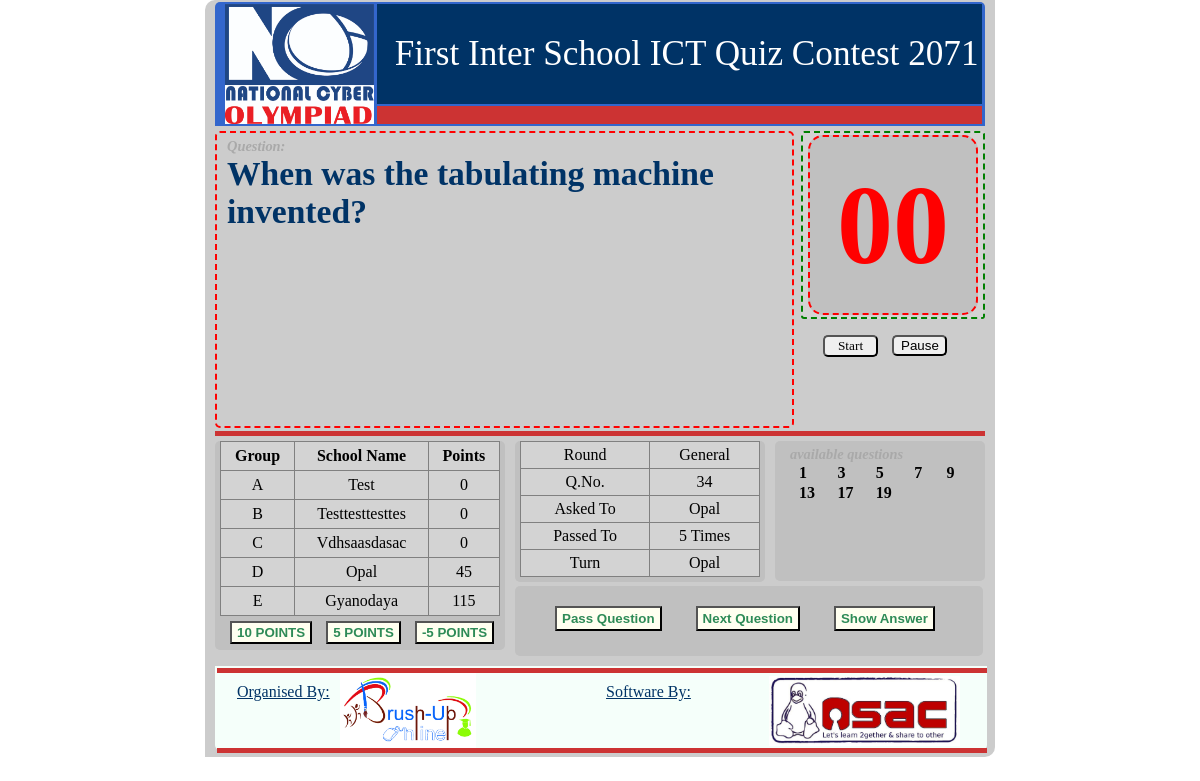
The app's page /index.php?qno=34 with its own data.
### tables this page shows
CREATE TABLE IF NOT EXISTS `qualifyinggame1` (
  `id` int(4) NOT NULL AUTO_INCREMENT,
  `qno` int(4) NOT NULL,
  `question` varchar(200) NOT NULL,
  `answer` varchar(50) NOT NULL,
  `flag` tinyint(1) NOT NULL DEFAULT '0',
  PRIMARY KEY (`id`)
);

CREATE TABLE IF NOT EXISTS `groupdata` (
  `id` int(4) NOT NULL AUTO_INCREMENT,
  `groupName` char(2) NOT NULL,
  `school` varchar(50) NOT NULL,
  `points` int(2) NOT NULL DEFAULT '0',
  PRIMARY KEY (`id`)
);

CREATE TABLE IF NOT EXISTS `tempdb` (
  `sn` smallint(2) NOT NULL AUTO_INCREMENT,
  `qfrom` int(4) NOT NULL,
  `qto` int(4) NOT NULL,
  `roundName` varchar(50) NOT NULL,
  PRIMARY KEY (`sn`)
);

CREATE TABLE IF NOT EXISTS `rounddb` (
  `id` int(4) NOT NULL AUTO_INCREMENT,
  `startgroup` char(2) NOT NULL DEFAULT 'A',
  `currentgroup` char(2) NOT NULL DEFAULT 'A',
  `qasked` int(4) NOT NULL DEFAULT '1',
  `flag` tinyint(4) NOT NULL DEFAULT '1',
  `passed` int(2) NOT NULL DEFAULT '0',
  `db` varchar(50) NOT NULL DEFAULT 'question',
  PRIMARY KEY (`id`)
);

### function.php (the view, shortened to what this page needs)
		<?php
function fetchDatabaseToIndex()
{
	global $con;
	$query="select db from rounddb";
	$res=mysql_query($query,$con);
	if($res)
	{
		while($row=mysql_fetch_array($res))
		{
		$database=$row['db'];
		}
	}
	return $database;
}
function qnos_fetch($database)
{
    global $con;
$query="SELECT qfrom,qto FROM tempdb";
$res=mysql_query($query,$con);
if($res)
{
    while($row=mysql_fetch_array($res))
    {
        $qfrom=$row['qfrom'];
        $qto=$row['qto'];
    }
}
$query="SELECT * from  $database where qno between $qfrom and $qto";
$res = mysql_query($query);
$noq = mysql_num_rows($res);
        $i=1;
        ?>
        <table><tr>
        <?php
      while($row = mysql_fetch_assoc($res))
      {
        $temp[$i]=$row['qno'];
        $flag[$i]=$row['flag'];
        $i++;
      }
       ?>
          <?php
            $count=1;
          for($i=1;$i<=$noq;$i++)
          {
              if(!$flag[$i])
                 {
                 ?>
                <td><a href="index.php?qno=<?php echo $temp[$i];?>"><?php  echo $i;?></a></td>
                  <?php
                  if(($count%5)==0)
                 {
                     echo "</tr><tr>";
                 }
                  $count++;
                 }
             }
    		?>
    	</tr></table>
    		<?php
}
function question_fetch($qno,$database)
{
      if(isset($_POST['nextQues']))
	  {
   	 			echo "<div class='chooseRequest'>";
                echo "please choose the question from available questions..";
                echo "</div>";
    	}
    else
	{
		global $con;
		$query="SELECT question FROM  $database where qno=$qno";
		$res=mysql_query($query,$con);
		if($res)
		{
			while($row=mysql_fetch_array($res))
			{
					$question=$row['question'];
			}
		}
		$exetn= strchr($question,'.');
		if($exetn=='.jpg'||$exetn=='.jpeg'||$exetn=='.png')
		{
		?>
		<div class='question_display'>
		<a href="images/<?php echo $database;?>/<?php echo $question;?>" target="_blank">
		<img src="images/<?php echo $database;?>/<?php echo $question;?>" alt="picture"  height="205" ></a>
		</div>
		<?php
		}
		else
		{
			  	echo "<div class='question_display'>";
                echo $question;
                echo "</div>";
		}
		}
}
function groupName_fetch()
{
          global $con;
             ?>
        <table border="1px">
        <tr>
                <th>Group</th>
                <th colspan="4">School Name</th>
                <th>Points</th>
            </tr><tr>
            <?php
            $query="SELECT groupName,school,points FROM groupdata ORDER BY groupName";
            $res=mysql_query($query,$con);
        if($res)
        {
            while($row=mysql_fetch_array($res))
            {
            ?>
                <td><?php echo $row['groupName'];?></td>
                      <td colspan="4"><?php echo $row['school'];?></td>
                      <td><?php echo $row['points'];?></td>
                </tr>
          <?php
            }
        }
         ?>
            </table>
            <form method="POST" action="">
                <input type="submit" name="10point" value="10 POINTS">
                <input type="submit" name="5point" value="5 POINTS">
                <input type="submit" name="-5point" value="-5 POINTS">
            </form>
<?php
}
function questionControl($i)
    {
        ?>
        <form method="POST" action="">
             <?php
             global $con;
             $query="SELECT passed FROM rounddb";
			$res=mysql_query($query,$con);
			if($res)
			{
				while($row=mysql_fetch_array($res))
				{
					$passed=$row['passed'];
				}
			}
            	 if($passed==$i-1)
				{
					 ?>
					 <input type="submit" name="passQues" id="Audience" value="Pass Question" onClick="AudienceWarn()">
					<?php
            	}
            	 else
				{
            	 ?>
            	 <input type="submit" name="passQues" id="nextPass" value="Pass Question" onClick="passed()">
            	<?php
				 }
            ?>
             <input type="submit" name="nextQues" value="Next Question">
             <input type="submit" name="checkAnswer" id="AnswerShow" value="Show Answer" >
         </form>
        <?php
    }
function roundDetails($qno,$i)
{
     global $con;
    $query="SELECT startgroup,currentgroup,flag,passed from rounddb";
    $res=mysql_query($query,$con);
    if($res)
    {
        while($row=mysql_fetch_array($res))
        {
            $flag=$row['flag'];
            $passed=$row['passed'];
        }
    }
				?>
		<?php
$query="SELECT roundName FROM tempdb ";
$res=mysql_query($query,$con);
if($res)
{
    while($row=mysql_fetch_array($res))
    {
        $roundName=$row['roundName'];
    }
}
else
{
    echo "UNKNOWN";
}
$query="SELECT currentgroup,startgroup,passed FROM rounddb";
$res=mysql_query($query,$con);
if($res)
{
    while($row=mysql_fetch_array($res))
    {
        $askedto=$row['startgroup'];
        $passedto=$row['currentgroup'];
        $passed=$row['passed'];
    }
}
$query="SELECT school FROM groupdata  WHERE groupName='$askedto'";
$res=mysql_query($query,$con);
if($res)
{
    while($row=mysql_fetch_array($res))
    {
        $askedto=$row['school'];
    }
}
$query="SELECT school FROM groupdata  WHERE groupName='$passedto'";
$res=mysql_query($query,$con);
if($res)
{
    while($row=mysql_fetch_array($res))
    {
        $passedto=$row['school'];
    }
}
?>
<table>
<tr>
    <td>Round </td><td><?php echo $roundName;?></td>
</tr>
<tr>
    <td>Q.No.</td><td><?php echo $qno; ?>   </td>
</tr>
<tr>
    <td>Asked To</td><td><?php echo $askedto; ?></td>
</tr>
<tr>
    <td>Passed To</td><td><?php echo $passed; ?> Times  </td>
</tr>
<tr>
    <td>Turn </td><td><?php echo $passedto;?> </td>
</tr>
</table>
<?php
}
    ?>

### stylesheet.css (style rules this page uses)
a { text-decoration: none; color: #000000; font-weight:bold; width:20px; padding:8px; text-align:center; }
.question_control input[type="submit"] { padding:3px 5px; width:auto; background-color:#FFFFF0; }
.question_display { height: 210px; width:563px; font-size: 2.1em; font-weight: bold; text-align: left; color: #003366; }
.question_numbers table td { width:50px; }
.roundDetails table { height:auto; width:240px; border:1px solid black; }
.roundDetails table tr td,th { padding:4px 10px; text-align: center; background-color: #D3D3D3; border:1px solid #808080; }
.score_board input[type="submit"] { width:auto; padding:2px 5px; margin:5px 0px 5px 10px; background-color:#FFFFF0; }
.score_board table { height:auto; width:280px; border:1px solid black; }
.score_board table tr td,th { padding:5px; text-align: center; background-color: #D3D3D3; border:1px solid #808080; }
table { margin:0px; }
input[type="submit"] { margin:10px 0px 0px 30px; width:80px; height:auto; padding:2px 5px; color:#2E8B57; font-weight: bold; }

### records on screen
qualifyinggame1: question "When was the tabulating machine invented?"
groupdata: groupName "A", school "Test", points "0"
groupdata: groupName "B", school "Testtesttesttes", points "0"
groupdata: groupName "C", school "Vdhsaasdasac", points "0"
groupdata: groupName "D", school "Opal", points "45"
groupdata: groupName "E", school "Gyanodaya", points "115"
tempdb: roundName "General"
rounddb: passed "5"

### other values on screen
$qno "34"
